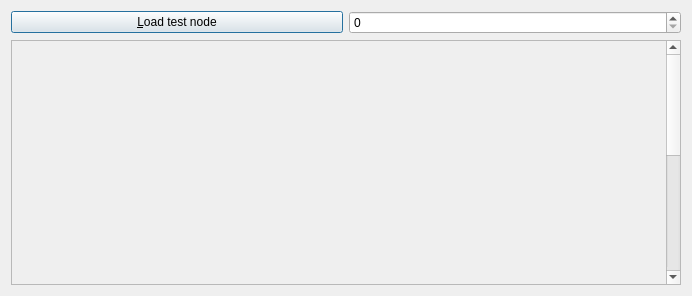
<?xml version="1.0" encoding="UTF-8"?>
<ui version="4.0">
 <class>QtTestNodeDialog</class>
 <widget class="QDialog" name="QtTestNodeDialog">
  <property name="geometry">
   <rect>
    <x>0</x>
    <y>0</y>
    <width>692</width>
    <height>296</height>
   </rect>
  </property>
  <property name="windowTitle">
   <string>Test Node</string>
  </property>
  <layout class="QVBoxLayout" name="verticalLayout">
   <item>
    <layout class="QHBoxLayout" name="horizontalLayout">
     <item>
      <widget class="QPushButton" name="button_load">
       <property name="text">
        <string>&amp;Load test node</string>
       </property>
      </widget>
     </item>
     <item>
      <widget class="QSpinBox" name="box_test"/>
     </item>
    </layout>
   </item>
   <item>
    <widget class="QScrollArea" name="scrollArea">
     <property name="widgetResizable">
      <bool>true</bool>
     </property>
     <widget class="QWidget" name="scrollAreaWidgetContents">
      <property name="geometry">
       <rect>
        <x>0</x>
        <y>0</y>
        <width>651</width>
        <height>518</height>
       </rect>
      </property>
      <layout class="QHBoxLayout" name="horizontalLayout_2">
       <item>
        <widget class="QWidget" name="widget_left" native="true">
         <property name="minimumSize">
          <size>
           <width>300</width>
           <height>500</height>
          </size>
         </property>
        </widget>
       </item>
       <item>
        <widget class="QWidget" name="widget_right" native="true">
         <property name="minimumSize">
          <size>
           <width>300</width>
           <height>500</height>
          </size>
         </property>
        </widget>
       </item>
      </layout>
     </widget>
    </widget>
   </item>
  </layout>
 </widget>
 <resources/>
 <connections/>
</ui>
